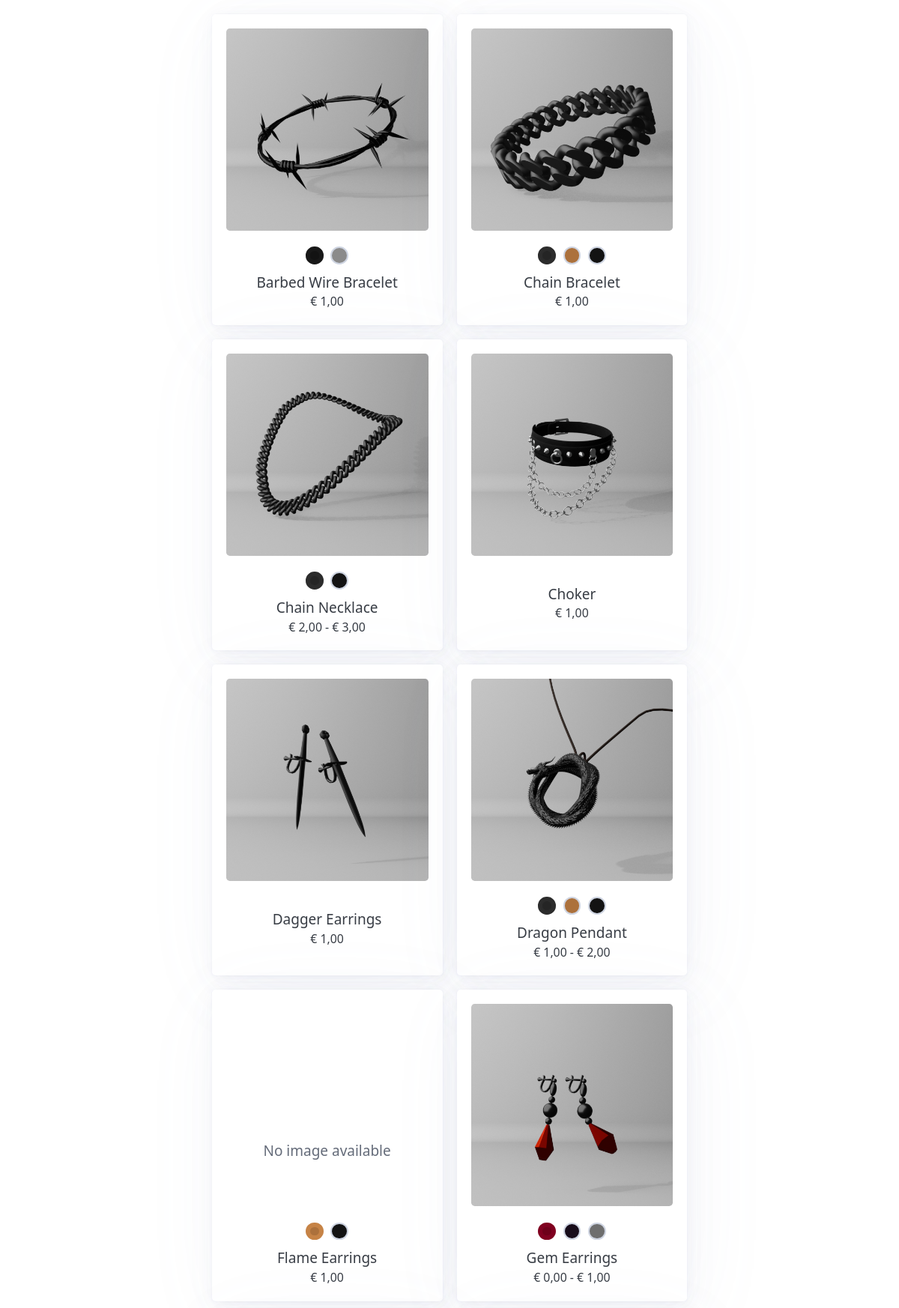
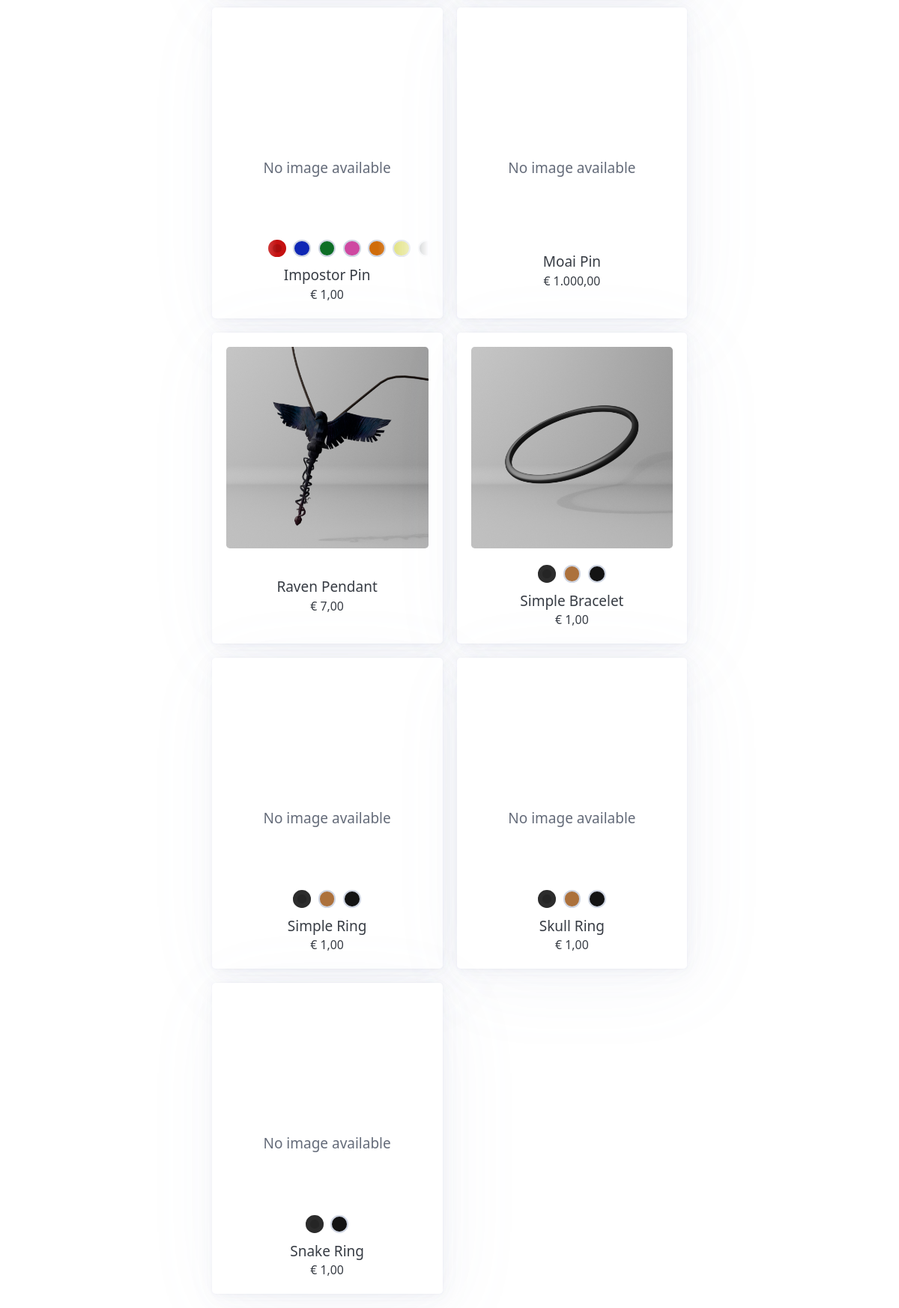
The page / on the database its author committed (2 pictures, top to bottom).
### tables this page shows
create table product_base(
    code_name varchar(255),
    category varchar(255) null,
    display_name varchar(255) not null,
    short_description varchar(255) not null,
    standalone boolean not null,
    constraint primary key (code_name),
    constraint foreign key (category) references category(code_name) on update cascade on delete set null
);

create table product_variant(
    base varchar(255),
    code_suffix varchar(255),
    ordinal smallint not null,
    display_name varchar(255) not null,
    color char(6) not null,
    constraint primary key (base, code_suffix),
    constraint foreign key (base) references product_base(code_name) on update cascade on delete cascade
);

### index.php (called while the page is built, shortened)
<?php
require 'components/base.php';
?>

### util/files.php (called while the page is built)
<?php
function get_file_if_exists(string $file) : ?string {
    return file_exists($_SERVER['DOCUMENT_ROOT'] . '/IsiFitGems/' . $file) ? $file : null;
}
function get_thumbnail_if_exists(string $code) : ?string {
    return get_file_if_exists('assets/thumbnails/' . $code . '.png');
}
?>

### classes/Product.php (called while the page is built, shortened)
<?php
class Product {
    function __construct(string $code_name, string $display_name, float $price_min, float $price_max, array $variants = [], ?string $first_thumbnail = null) {
        $this->code_name = $code_name;
        $this->display_name = $display_name;
        $this->price_min = $price_min;
        $this->price_max = $price_max;
        $this->variants = $variants;
        $this->first_thumbnail = $first_thumbnail;
    }
}
?>

### classes/ProductVariant.php (called while the page is built, shortened)
<?php
class ProductVariant {
    function __construct(string $display_name, string $color, ?string $thumbnail = null) {
        $this->display_name = $display_name;
        $this->color = $color;
        $this->thumbnail = $thumbnail;
    }
}
?>

### util/format.php (called while the page is built)
<?php
function format_price(float $price) : string {
    return number_format($price, 2, decimal_separator: ",", thousands_separator: ".");
}
function format_price_range(Product $product) : string {
    return '&euro; ' . (
        $product->price_max == $product->price_min
        ? format_price($product->price_min)
        : format_price($product->price_min) . ' - &euro; ' . format_price($product->price_max)
    );
}
function format_product_code(Product $product) : string {
    return str_replace('_', '-', $product->code_name);
}
?>

### components/products.php (the view, shortened to what this page needs)
<?php
require 'util/db.php';
require 'classes/Product.php';
require 'classes/ProductVariant.php';
require 'util/format.php';
require 'util/files.php';
$products = [];
$products_result = $db->query('select code_name, display_name, price_min, price_max from product_base join price_range on product = code_name where standalone = true');
while ($products_row = $products_result->fetch_assoc()) {
    $variants_result = $db->query('select code_suffix, display_name, color from product_variant join product_info on product = base and variant = code_suffix where base = \'' . $products_row['code_name'] . '\' order by ordinal asc');
    $variants = [];
    $first_thumbnail = null;
    $product_code = $products_row['code_name'];
    if ($variants_result->num_rows > 0) {
        while ($variants_row = $variants_result->fetch_assoc()) {
            $variant_code = $product_code . '_' . $variants_row['code_suffix'];
            $thumbnail_file = get_thumbnail_if_exists($variant_code);
            $variants[] = new ProductVariant($variants_row['display_name'], $variants_row['color'], $thumbnail_file);
            if (count($variants) == 1)
                $first_thumbnail = $thumbnail_file;
            else if ($thumbnail_file)
                $prefetch[] = $thumbnail_file;
        }
    } else
        $first_thumbnail = get_thumbnail_if_exists($product_code);
    $products[] = new Product($product_code, $products_row['display_name'], $products_row['price_min'], $products_row['price_max'], $variants, $first_thumbnail);
}
?>
        <main>
            <section>
<?php foreach ($products as $product): ?>
                <article>
                    <section>
<?php if ($product->first_thumbnail): ?>
                        <img src="<?= $product->first_thumbnail ?>" loading="lazy" />
<?php else: ?>
                        <svg xmlns="http://www.w3.org/2000/svg" viewBox="0 0 512 512">
                            <use href="assets/ban-solid.svg#root"></use>
                        </svg>
                        <span>No image available</span>
<?php endif ?>
                    </section>
<?php if (!empty($product->variants)): ?>
                    <section>
<?php foreach ($product->variants as $index => $variant): ?>
                        <input type="radio" data-color="#<?= $variant->color ?>"<?php if ($variant->thumbnail): ?> data-thumbnail="<?= $variant->thumbnail ?>"<?php endif ?> name="<?= format_product_code($product) ?>-color" title="<?= $variant->display_name ?>"<?php if ($index == 0): ?> checked="checked"<?php endif ?> />
<?php endforeach ?>
                    </section>
<?php endif ?>
                    <section>
                        <span><?= $product->display_name ?></span>
                        <small><?= format_price_range($product) ?></small>
                    </section>
                </article>
<?php endforeach ?>
            </section>
        </main>

### components/base.php (shortened to what this page needs)
<?php
require $page->body;
$body = ob_get_clean();
?>
<!DOCTYPE html PUBLIC "-//W3C//DTD XHTML 1.1//EN" "http://www.w3.org/TR/xhtml11/DTD/xhtml11.dtd">
<html xmlns="http://www.w3.org/1999/xhtml" lang="en" xml:lang="en">
    <head>
        <link rel="stylesheet" type="text/css" href="style/pico.classless.min.css" />
        <link rel="stylesheet" type="text/css" href="style/style.css" />
    </head>
    <body>
<?= $body ?>
    </body>
</html>

### style/style.css (style rules this page uses)
:root { --thumbnail-size: 14.2rem; --spacing-vertical-small: 0.4rem; --radio-spacing: 0.5rem; }
section:last-child { margin-bottom: 0; }
main > section { display: grid; justify-content: center; grid-template-columns: repeat(auto-fill, calc(var(--thumbnail-size) + 2 * var(--pico-block-spacing-horizontal))); gap: var(--pico-block-spacing-vertical) var(--pico-block-spacing-horizontal); }
article { display: flex; flex-direction: column; margin-bottom: 0; }
article > section { display: flex; flex-direction: column; align-items: center; }
article > section:first-child, article > section:last-child { justify-content: center; }
article > section:first-child { width: var(--thumbnail-size); height: var(--thumbnail-size); border-radius: var(--pico-border-radius); overflow: hidden; }
section > svg { width: 6rem; color: var(--pico-muted-color); margin-bottom: var(--spacing-vertical-small); }
article > section:first-child span { color: var(--pico-muted-color); }
article > section:nth-child(2):not(:last-child) { flex-direction: row; gap: var(--radio-spacing); overflow-x: auto; z-index: 0; padding: 0.125em calc(50% - 2.5 * 1.25rem - 2 * var(--radio-spacing)); mask-image: linear-gradient(to right, #0000 0%, #000F 25%, #000F 75%, #0000 100%); -webkit-mask-image: linear-gradient(to right, #0000 0%, #000F 25%, #000F 75%, #0000 100%); margin-bottom: var(--spacing-vertical-small); -ms-overflow-style: none; scrollbar-width: none; }
article > section:last-child { flex: 1; }
[type="radio"] { --radio-color: attr(data-color color); --pico-primary-border: var(--radio-color); flex: 0 0 auto; background-color: color-mix(in oklab, var(--radio-color) 90%, #000); margin: 0; }
[type="radio"]:first-child { margin-left: auto; }
[type="radio"]:last-child { margin-right: auto; }

### rows shown on the page
product_base: shows a picture, display_name "Barbed Wire Bracelet", product "€ 1,00"
product_base: shows a picture, display_name "Chain Bracelet", product "€ 1,00"
product_base: shows a picture, display_name "Chain Necklace", product "€ 2,00 - € 3,00"
product_base: code_name (picture), display_name "Choker", product "€ 1,00"
product_base: code_name (picture), display_name "Dagger Earrings", product "€ 1,00"
product_base: shows a picture, display_name "Dragon Pendant", product "€ 1,00 - € 2,00"
product_base: shows "No image available", display_name "Flame Earrings", product "€ 1,00"
product_base: shows a picture, display_name "Gem Earrings", product "€ 0,00 - € 1,00"
product_base: shows "No image available", display_name "Impostor Pin", product "€ 1,00"
product_base: shows "No image available", display_name "Moai Pin", product "€ 1.000,00"
product_base: code_name (picture), display_name "Raven Pendant", product "€ 7,00"
product_base: shows a picture, display_name "Simple Bracelet", product "€ 1,00"
product_base: shows "No image available", display_name "Simple Ring", product "€ 1,00"
product_base: shows "No image available", display_name "Skull Ring", product "€ 1,00"
product_base: shows "No image available", display_name "Snake Ring", product "€ 1,00"
